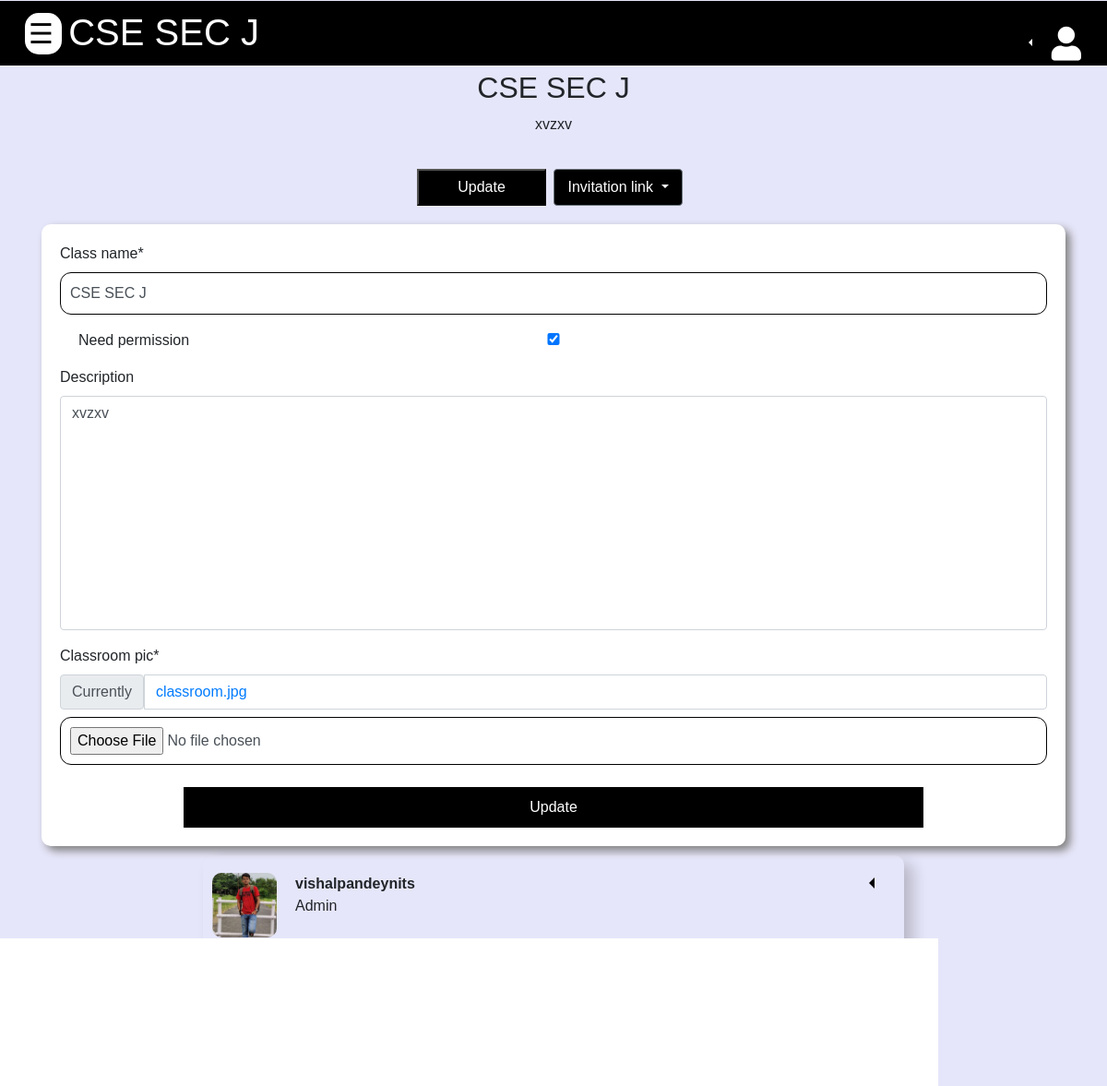
The app's page /classroom/8RZv9BS9l9U/ (signed in) with its own data.
### basic/models.py (models this page shows)
class Classroom(models.Model):
	created_by = models.ForeignKey(User, on_delete = models.CASCADE,related_name='created_by')
	members = models.ManyToManyField(User)
	teacher = models.ManyToManyField(User, related_name='classroom_teachers')
	special_permissions = models.ManyToManyField(User, related_name= "special_permissions")
	pending_members = models.ManyToManyField(User,related_name='pending_members')
	classroom_pic = models.ImageField(default="classroom.jpg",upload_to="classrooms/",null=True)
	class_name = models.CharField(max_length = 100)
	description = models.TextField(null=True, blank=True)
	created_on = models.DateTimeField(auto_now_add=True)
	unique_id = models.CharField(max_length=16,unique=True)
	need_permission = models.BooleanField(default=True)
	def __str__(self):
		return self.class_name

### users/models.py (models this page shows, shortened)
class Profile(models.Model):
	user = models.OneToOneField(User, on_delete=models.CASCADE)
	bio = models.TextField(default='',max_length=100, null=True, blank=True)
	cover_photo = models.ImageField(default='default.jpg', upload_to='cover_pic')
	profile_pic = models.ImageField(default='default.jpg', upload_to='profile_pics')
	phone_number = models.CharField(max_length=13,null=True,blank=True)
	whatsapp_number = models.CharField(max_length=13,null=True,blank=True)
	facebook = models.URLField()

### basic/views.py (the view)
# urls.py: path('classroom/<unique_id>/',classroom_page,name="classroom_page"),
@login_required
def classroom_page(request,unique_id):
    classroom = Classroom.objects.get(unique_id=unique_id)
    if member_check(request.user, classroom):
        members = classroom.members.all()
        teachers = classroom.teacher.all()
        students = members.difference(teachers)
        pending_members = classroom.pending_members.all()
        admins = classroom.special_permissions.all()
        classes = Classroom.objects.all().filter(members=request.user)
        is_admin = classroom.created_by == request.user
        if request.method=="POST":
            form = CreateclassForm(request.POST,request.FILES,instance=classroom)
            if form.is_valid():
                form.save()
                return redirect(f'/classroom/{unique_id}/')
        else:
            form = CreateclassForm(instance=classroom)
        params={
            'students':students,
            'teachers':teachers,
            'pending_members':pending_members,
            'classroom':classroom,
            'is_admin':is_admin,
            'form':form,
            'admins':admins,
            'classes':classes
        }
        return render(request,'classroom.html',params)

### basic/forms.py
class CreateclassForm(forms.ModelForm):
	class Meta:
		model =  Classroom
		fields = ['class_name','need_permission','description','classroom_pic']

### basic/views.py (called while the page is built)
def member_check(user,classroom):
    member = classroom.members.all().filter(username=user.username)
    if member:
        return True
    raise Http404()

### templates/classroom.html (shortened to what this page needs)
{% extends 'base.html' %}
{% load static %}
{% block content %}
{% load crispy_forms_tags %}
<div>
	{% include 'navigation.html' %}
	<div class="text-center w-50 m-auto mt-4 ">
		<h2> {{ classroom.class_name }} </h2>
		{% if classroom.description %}
		<p> {{ classroom.description }} </p>
		{% endif %}
	</div>
	<span id="update-form">
		<span style="display:flex; align-items:center; justify-content:center;" id="homepage-btn-group">
			<button @click="classUpdateForm">Update</button>
			<span class="dropdown ">
		  	<button class="btn btn-secondary dropdown-toggle mx-2 " type="button"
		  		id="dropdownMenuButton" data-toggle="dropdown" aria-haspopup="true" aria-expanded="false">
		   		 Invitation link
		  	</button>
			</span>
		</span>
		<div  v-if="updateForm" class="container">
			<form id="updateForm" method="POST" enctype="multipart/form-data">{% csrf_token %}
				{{ form|crispy }}
				<input type="Submit" value="Update" class="btn mt-4 btn-primary btn-block">
			</form>
		</div>
	</span>
	<div  style="display:flex;justify-content: center;"v-if="members">
		<div class="row" style="width:65%;">
		{% for teacher in teachers %}
			<div style="position:relative;" class="member-card"><br/>
				<div style="display:flex;position:relative;top:-15px;">
				<div style="justify-content: flex-start;">
					<img height="70" width="70" style="border-radius:10px;margin-right:20px;"
					src="{{teacher.profile.profile_pic.url}}">
				</div>
				<div style="justify-content: flex-end;">
					<div class="member-container">
						<b>{{ teacher.username }} </b><br>
							{% if teacher in admins %}Admin{% endif %}
						<p>{{teacher.profile.bio}}</p>
					</div>
				</div>
				</div>
				<div style="position:absolute;top:5px;right:10px;"class="btn-group dropleft float-right">
				  <button type="button" class="btn dropdown-toggle bg-transparent btn-lg" data-toggle="dropdown" aria-haspopup="true" aria-expanded="false"></button>
				</div>
			</div>
		{% endfor %}
	</div>
</div>
{% endblock %}

### templates/navigation.html (shortened to what this page needs)
<div class="row" >
    <div class="col-12">
      <div style="background:black;height:70px;" class="p-1">
        {% if classes %}
        <span class="pl-1 ml-2" id="openNav" onclick="openNav()">
          &#9776;
        </span>
        {% endif %}
        {% if classroom %}
        <span style="font-size:2.5em;color:white;">
          &nbsp; {{ classroom.class_name }}
        </span>
        {% endif %}
        <div style="color:white;"  class="float-right mx-2 mt-2">
          <div class="btn-group">
            <div class="btn-group dropleft" role="group">
              <button type="button" style="border:none;outline:none;" class="btn btn-secondary bg-transparent dropdown-toggle bg-transparent dropdown-toggle-split" data-toggle="dropdown" aria-haspopup="true" aria-expanded="false">
              </button>
            </div>
            <a style="color:white;font-size:2.3em;"  class="float-right mx-2 mt-2" href="{% url 'profile' user.username %}">
              <i class="fas fa-user mr-2"></i>
            </a>
          </div>
        </div>
      </div>
    </div>
</div>

### static/css/home.css (style rules this page uses)
html * { font-family: 'Montserrat', sans-serif; scroll-behavior: smooth; }
#openNav { background:black; color:white; font-size:30px; cursor:pointer; width:40px; border-radius:15px; border-color:white; display: inline; float:left; position:relative; top:9px; left:15px; background:white; color:black; }
#homepage-btn-group button { color:white; background-color: black; padding:5px; cursor:pointer; width:140px; margin:20px 0px; height:40px; }
.member-card { margin:10px; width:100%; max-height:130px; padding:10px; border-radius:10px; box-shadow: 10px 8px 16px 0px rgba(0, 0, 0, 0.2); }
.modal-body input,textarea { width:100%; }
#updateForm { padding:10px; background:white; padding:20px; border-radius:10px; box-shadow:5px 5px 10px grey; }
#updateForm input,textarea { width:100%; padding:10px; border:1px solid black; border-radius:12px; }
#updateForm input[type="submit"] { background:black; color:white; width:75%; margin:0 auto; border:none; border-radius:0; transition: background 0.2s, color 0.2s, width 0.2s; }

### static/css/listpage.css (style rules this page uses)
.addForm input,textarea { border:none; border-bottom:1px solid black; width:100%; outline-width:none; overflow:hidden; resize:none; padding:5px 15px; border-radius:10px; }
.addForm input:focus,textarea { border-bottom:1px solid black; outline:0px; }
a:link { text-decoration: none; }

### static/css/homepage.css (style rules this page uses)
* { box-sizing: border-box; }

### records on screen
Classroom: class_name "CSE SEC J", description "xvzxv", need_permission "☑"

### other values on screen
{{ teacher.username }} "vishalpandeynits"
